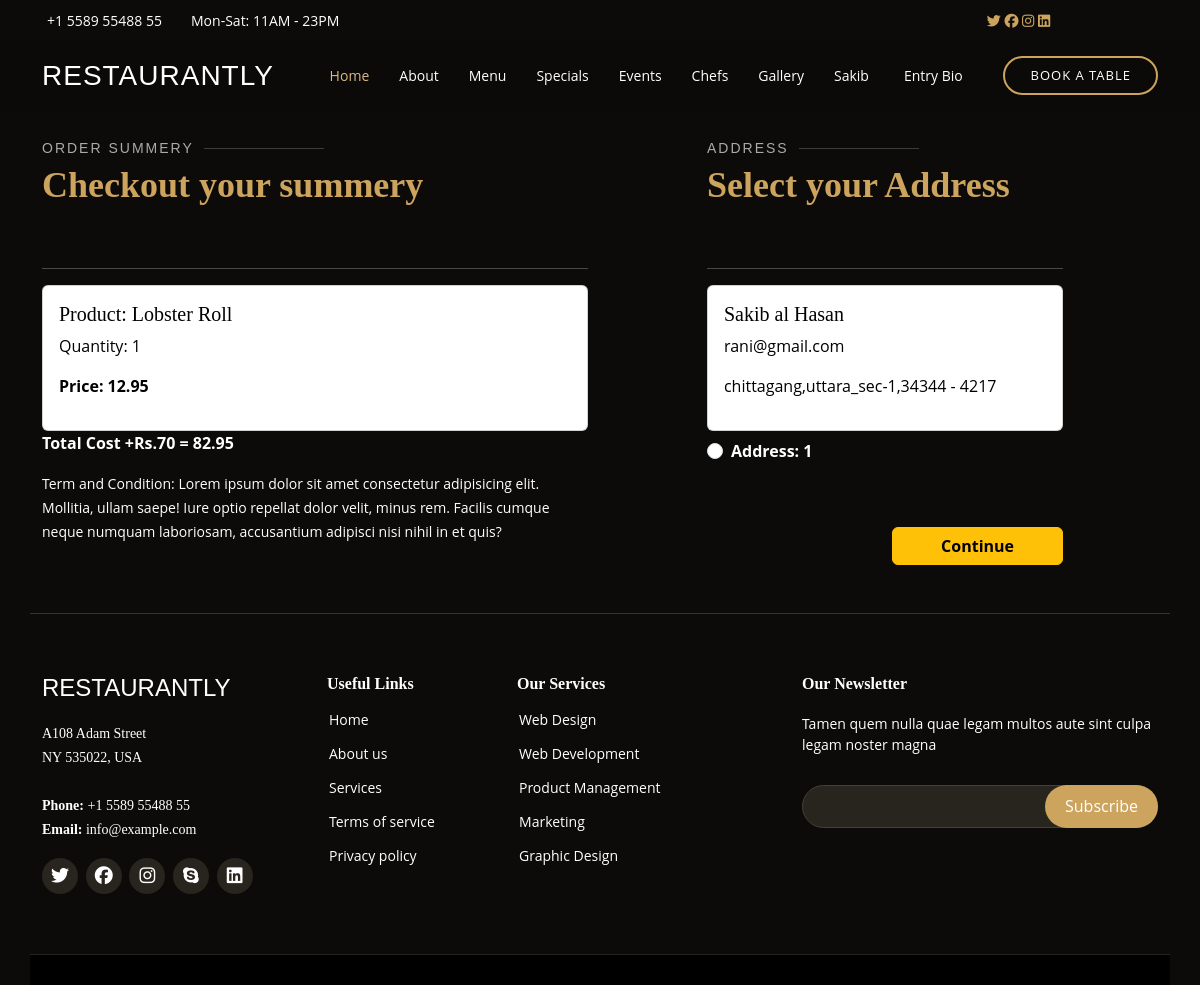
The page /checkout/ (signed in) on the database its author committed.
### app/models.py (models this page shows, shortened)
class Cart(models.Model):
    user = models.ForeignKey(User, on_delete=models.CASCADE)
    food = models.ForeignKey(AllFood, on_delete=models.CASCADE)
    quantity = models.PositiveIntegerField(default=1)
    @property
    def total_cost(self):
        return self.quantity * self.food.price

class AllFood(models.Model):
    food_name = models.CharField(max_length=50)
    desc = models.CharField(max_length=50)
    price = models.FloatField()
    category = models.CharField(choices=category_choice, max_length=10)
    food_image = models.ImageField(upload_to='FoodImage')

class Customer(models.Model):
    user = models.ForeignKey(User, on_delete=models.CASCADE)
    name = models.CharField(max_length=200)
    email = models.EmailField(max_length=50)
    city = models.CharField(max_length=200)
    house_no = models.CharField(max_length=50)
    zipcode = models.IntegerField()
    state = models.CharField(choices=STATE_CHOICES, max_length=50)

### app/views.py (the view)
# urls.py: path('checkout/', views.checkout, name='checkout'),
@login_required
def checkout(request):
    user = request.user
    add = Customer.objects.filter(user=user)
    cart_item = Cart.objects.filter(user=user)
    amount = 0.0
    shipping_amount = 70.0
    totalamount = 0.0
    cart_product = [p for p in Cart.objects.all() if p.user == user]
    if cart_product:
        for p in cart_product:
            tempamount = (p.quantity * p.food.price)
            amount += tempamount
        totalamount = amount + shipping_amount
    return render(request, 'checkout.html', {'add': add, 'cart_item': cart_item, 'totalamount': totalamount})

### templates/checkout.html (shortened to what this page needs)
{% extends 'base.html' %}
{% load static %}
{% block content %}
<div class="container mt-5">
 <div class="row mt-5">
  <div class="col-sm-6">
        <div class="section-title mt-5">
              <h2>Order Summery</h2>
          <p>Checkout your summery</p>
        </div>
    <hr>
    {% for item in cart_item %}
      <div class="card">
        <div class="card-body text-black">
          <h5>Product: {{item.food.food_name}}</h5>
          <p>Quantity: {{item.quantity}}</p>
          <p class="fw-bold">Price: {{item.total_cost}}</p>
        </div>
      </div>
    {% endfor %}
    <p class="fw-bold ">Total Cost +Rs.70 = {{totalamount}}</p>
    <small>Term and Condition: Lorem ipsum dolor sit amet consectetur adipisicing elit. Mollitia, ullam saepe! Iure optio repellat dolor velit, minus rem. Facilis cumque neque numquam laboriosam, accusantium adipisci nisi nihil in et quis?</small>
  </div>
  <div class="col-sm-4 offset-sm-1 mt-5">
        <div class="section-title">
              <h2>address</h2>
          <p> Select your Address</p>
        </div>
    <hr>
    <form action="/paymentdone/">
      {% for ad in add %}
      <div class="card text-black">
        <div class="card-body">
        <h5>{{ad.name}}</h5>
          <p>{{ad.email}}</p>
        <p>{{ad.city}},{{ad.state}},{{ad.house_no}} - {{ad.zipcode}}</p>
        </div>
      </div>
        <div class="form-check mt-2 mb-5">
          <input class="form-check-input" name="custid" id="custid{{forloop.counter}}" type="radio" value="{{ad.id}}">
          <label class="form-check-label fw-bold" for="custid{{forloop.counter}}">
            Address: {{forloop.counter}} </label>
        </div>
      {% endfor %}
        <div class="text-end">
          <button type="submit" class="btn btn-warning mt-3 px-5 fw-bold">Continue</button>
        </div>
      </form>
    </div>
  </div>
</div>
{% endblock content %}

### templates/navbar.html (shortened to what this page needs)
  <div id="topbar" class="d-flex align-items-center fixed-top">
    <div class="container d-flex justify-content-center justify-content-md-between">
      <div class="contact-info d-flex align-items-center  col-sm-9">
        <i class="bi bi-phone d-flex align-items-center"><span>+1 5589 55488 55</span></i>
        <i class="bi bi-clock d-flex align-items-center ms-4"><span> Mon-Sat: 11AM - 23PM</span></i>
      </div>
                <div class="social col-sm-3 text-center">
                  <a href="#"><i class="fa-brands fa-twitter"></i></a>
                  <a href="#"><i class="fa-brands fa-facebook"></i></a>
                  <a href="#"><i class="fa-brands fa-instagram"></i></a>
                  <a href="#"><i class="fa-brands fa-linkedin"></i></a>
                </div>
    </div>
  </div>
  <header id="header" class="fixed-top d-flex align-items-cente">
    <div class="container-fluid container-xl d-flex align-items-center justify-content-lg-between">
      <h1 class="logo me-auto me-lg-0"><a href="{% url 'home' %}">Restaurantly</a></h1>
      <nav id="navbar" class="navbar order-last order-lg-0">
        <ul>
          <li><a class="nav-link scrollto active" href="{% url 'home' %}">Home</a></li>
          <li><a class="nav-link scrollto" href="{% url 'about' %}">About</a></li>
          <li><a class="nav-link scrollto" href="{% url 'menu' %}">Menu</a></li>
          <li><a class="nav-link scrollto" href="{% url 'special' %}">Specials</a></li>
          <li><a class="nav-link scrollto" href="{% url 'event' %}">Events</a></li>
          <li><a class="nav-link scrollto" href="{% url 'chef' %}">Chefs</a></li>
          <li><a class="nav-link scrollto" href="{% url 'gallery' %}">Gallery</a></li>
        {% if request.user.is_authenticated %}
          <li class="dropdown"><a href="{% url 'profile' %}"><span>{{request.user|capfirst}}</span> </a>
            <li><a class="nav-link scrollto" href="{% url 'biodata' %}">Entry Bio</a></li>
          </li>
          {% else %}
          <li><a class="nav-link scrollto" href="{% url 'contact' %}">Contact</a></li>
          <li><a class="nav-link scrollto" href="{% url 'login' %}">Login</a></li>
          <li><a class="nav-link scrollto" href="{% url 'signup' %}">Signup</a></li>
        </ul>
        {% endif %}
      </nav>
      <a href="{% url 'book_a_table' %}" class="book-a-table-btn scrollto d-none d-lg-flex">Book a table</a>
    </div>
  </header>

### static/css/style.css (style rules this page uses)
body { font-family: "Open Sans", sans-serif; background: #0c0b09; color: #fff; }
a { color: #cda45e; text-decoration: none; }
h1, h2, h3, h4, h5, h6 { font-family: "Playfair Display", serif; }
#topbar { height: 40px; font-size: 14px; transition: all 0.5s; z-index: 996; }
#topbar .contact-info i { font-style: normal; color: #d9ba85; }
#topbar .contact-info i span { padding-left: 5px; color: #fff; }
#header { background: rgba(12, 11, 9, 0.6); border-bottom: 1px solid rgba(12, 11, 9, 0.6); transition: all 0.5s; z-index: 997; padding: 15px 0; top: 40px; }
#header .logo { font-size: 28px; margin: 0; padding: 0; line-height: 1; font-weight: 300; letter-spacing: 1px; text-transform: uppercase; font-family: "Poppins", sans-serif; }
#header .logo a { color: #fff; }
.book-a-table-btn { margin: 0 0 0 15px; border: 2px solid #cda45e; color: #fff; border-radius: 50px; padding: 8px 25px; text-transform: uppercase; font-size: 13px; font-weight: 500; letter-spacing: 1px; transition: 0.3s; }
.navbar { padding: 0; }
.navbar ul { margin: 0; padding: 0; display: flex; list-style: none; align-items: center; }
.navbar li { position: relative; }
.navbar a, .navbar a:focus { display: flex; align-items: center; justify-content: space-between; padding: 10px 0 10px 30px; color: #fff; white-space: nowrap; transition: 0.3s; font-size: 14px; }
.navbar a:hover, .navbar .active, .navbar .active:focus, .navbar li:hover>a { color: #d9ba85; }
.section-title { padding-bottom: 40px; }
.section-title h2 { font-size: 14px; font-weight: 500; padding: 0; line-height: 1px; margin: 0 0 5px 0; letter-spacing: 2px; text-transform: uppercase; color: #aaaaaa; font-family: "Poppins", sans-serif; }
.section-title h2::after { content: ""; width: 120px; height: 1px; display: inline-block; background: rgba(255, 255, 255, 0.2); margin: 4px 10px; }
.section-title p { margin: 0; margin: 0; font-size: 36px; font-weight: 700; font-family: "Playfair Display", serif; color: #cda45e; }

### rows shown on the page
Cart: food.food_name "Lobster Roll", quantity "1", total_cost "12.95"
Customer: name "Sakib al Hasan", email "rani@gmail.com", city "chittagang", state "uttara_sec-1", house_no "34344", zipcode "4217"

### other values the page prints
{{ request.user|capfirst }} "Sakib"
{{ totalamount }} "82.95"
